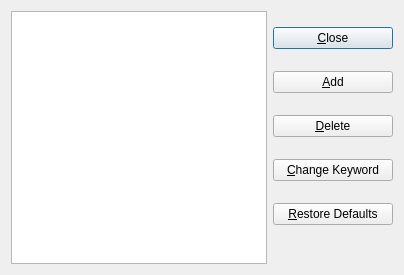
<?xml version="1.0" encoding="UTF-8"?>
<ui version="4.0">
 <class>OpenSearchDialog</class>
 <widget class="QDialog" name="OpenSearchDialog">
  <property name="geometry">
   <rect>
    <x>0</x>
    <y>0</y>
    <width>404</width>
    <height>275</height>
   </rect>
  </property>
  <property name="windowTitle">
   <string>OpenSearch Manager</string>
  </property>
  <layout class="QHBoxLayout" name="horizontalLayout">
   <item>
    <widget class="EditListView" name="m_listView"/>
   </item>
   <item>
    <layout class="QVBoxLayout" name="verticalLayout">
     <item>
      <widget class="QPushButton" name="m_closeButton">
       <property name="text">
        <string>&amp;Close</string>
       </property>
      </widget>
     </item>
     <item>
      <widget class="QPushButton" name="m_addButton">
       <property name="text">
        <string>&amp;Add</string>
       </property>
      </widget>
     </item>
     <item>
      <widget class="QPushButton" name="m_deleteButton">
       <property name="text">
        <string>&amp;Delete</string>
       </property>
      </widget>
     </item>
     <item>
      <widget class="QPushButton" name="m_keywordButton">
       <property name="text">
        <string>&amp;Change Keyword</string>
       </property>
      </widget>
     </item>
     <item>
      <widget class="QPushButton" name="m_restoreButton">
       <property name="text">
        <string>&amp;Restore Defaults</string>
       </property>
      </widget>
     </item>
     <item>
      <spacer name="m_spacer1">
       <property name="orientation">
        <enum>Qt::Horizontal</enum>
       </property>
       <property name="sizeHint" stdset="0">
        <size>
         <width>40</width>
         <height>20</height>
        </size>
       </property>
      </spacer>
     </item>
    </layout>
   </item>
  </layout>
 </widget>
 <customwidgets>
  <customwidget>
   <class>EditListView</class>
   <extends>QListView</extends>
   <header>editlistview.h</header>
  </customwidget>
 </customwidgets>
 <resources/>
 <connections/>
</ui>
